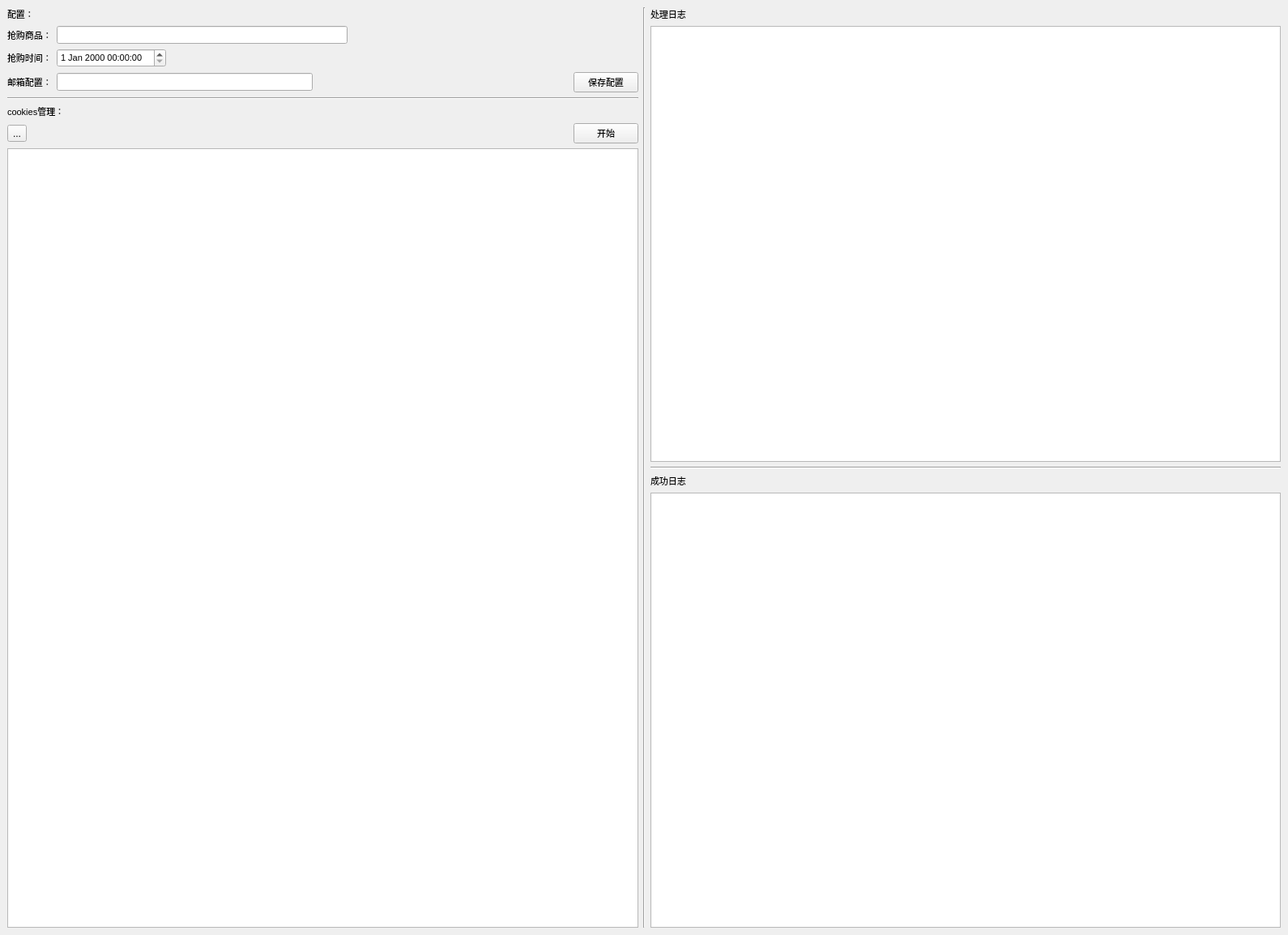
<?xml version="1.0" encoding="UTF-8"?>
<ui version="4.0">
 <class>MainWindow</class>
 <widget class="QMainWindow" name="MainWindow">
  <property name="geometry">
   <rect>
    <x>0</x>
    <y>0</y>
    <width>1590</width>
    <height>1154</height>
   </rect>
  </property>
  <property name="windowTitle">
   <string>MainWindow</string>
  </property>
  <widget class="QWidget" name="centralwidget">
   <layout class="QHBoxLayout" name="horizontalLayout_4">
    <item>
     <layout class="QHBoxLayout" name="horizontalLayout_3">
      <item>
       <layout class="QVBoxLayout" name="verticalLayout">
        <item>
         <widget class="QLabel" name="label">
          <property name="font">
           <font>
            <pointsize>8</pointsize>
           </font>
          </property>
          <property name="text">
           <string>配置：</string>
          </property>
         </widget>
        </item>
        <item>
         <layout class="QHBoxLayout" name="horizontalLayout">
          <item>
           <widget class="QLabel" name="label_4">
            <property name="font">
             <font>
              <pointsize>8</pointsize>
             </font>
            </property>
            <property name="text">
             <string>抢购商品：</string>
            </property>
           </widget>
          </item>
          <item>
           <widget class="QLineEdit" name="lineEdit"/>
          </item>
          <item>
           <spacer name="horizontalSpacer">
            <property name="orientation">
             <enum>Qt::Horizontal</enum>
            </property>
            <property name="sizeHint" stdset="0">
             <size>
              <width>40</width>
              <height>20</height>
             </size>
            </property>
           </spacer>
          </item>
         </layout>
        </item>
        <item>
         <layout class="QHBoxLayout" name="horizontalLayout_2">
          <item>
           <widget class="QLabel" name="label_5">
            <property name="sizePolicy">
             <sizepolicy hsizetype="Fixed" vsizetype="Preferred">
              <horstretch>0</horstretch>
              <verstretch>0</verstretch>
             </sizepolicy>
            </property>
            <property name="font">
             <font>
              <pointsize>8</pointsize>
             </font>
            </property>
            <property name="text">
             <string>抢购时间：</string>
            </property>
           </widget>
          </item>
          <item>
           <widget class="QDateTimeEdit" name="dateTimeEdit">
            <property name="font">
             <font>
              <pointsize>8</pointsize>
             </font>
            </property>
           </widget>
          </item>
          <item>
           <spacer name="horizontalSpacer_2">
            <property name="orientation">
             <enum>Qt::Horizontal</enum>
            </property>
            <property name="sizeHint" stdset="0">
             <size>
              <width>40</width>
              <height>20</height>
             </size>
            </property>
           </spacer>
          </item>
         </layout>
        </item>
        <item>
         <layout class="QHBoxLayout" name="horizontalLayout_5">
          <item>
           <widget class="QLabel" name="label_7">
            <property name="font">
             <font>
              <pointsize>8</pointsize>
             </font>
            </property>
            <property name="text">
             <string>邮箱配置：</string>
            </property>
           </widget>
          </item>
          <item>
           <widget class="QLineEdit" name="lineEdit_2"/>
          </item>
          <item>
           <spacer name="horizontalSpacer_3">
            <property name="orientation">
             <enum>Qt::Horizontal</enum>
            </property>
            <property name="sizeHint" stdset="0">
             <size>
              <width>40</width>
              <height>20</height>
             </size>
            </property>
           </spacer>
          </item>
          <item>
           <widget class="QPushButton" name="pushButton_2">
            <property name="font">
             <font>
              <pointsize>8</pointsize>
             </font>
            </property>
            <property name="text">
             <string>保存配置</string>
            </property>
           </widget>
          </item>
         </layout>
        </item>
        <item>
         <widget class="Line" name="line_2">
          <property name="orientation">
           <enum>Qt::Horizontal</enum>
          </property>
         </widget>
        </item>
        <item>
         <widget class="QLabel" name="label_6">
          <property name="font">
           <font>
            <pointsize>8</pointsize>
           </font>
          </property>
          <property name="text">
           <string>cookies管理：</string>
          </property>
         </widget>
        </item>
        <item>
         <layout class="QHBoxLayout" name="horizontalLayout_6">
          <item>
           <widget class="QToolButton" name="toolButton">
            <property name="text">
             <string>...</string>
            </property>
           </widget>
          </item>
          <item>
           <spacer name="horizontalSpacer_4">
            <property name="orientation">
             <enum>Qt::Horizontal</enum>
            </property>
            <property name="sizeHint" stdset="0">
             <size>
              <width>40</width>
              <height>20</height>
             </size>
            </property>
           </spacer>
          </item>
          <item>
           <widget class="QPushButton" name="pushButton_3">
            <property name="font">
             <font>
              <pointsize>8</pointsize>
             </font>
            </property>
            <property name="text">
             <string>开始</string>
            </property>
           </widget>
          </item>
         </layout>
        </item>
        <item>
         <widget class="QTableView" name="tableView"/>
        </item>
       </layout>
      </item>
      <item>
       <widget class="Line" name="line">
        <property name="orientation">
         <enum>Qt::Vertical</enum>
        </property>
       </widget>
      </item>
      <item>
       <layout class="QVBoxLayout" name="verticalLayout_2">
        <item>
         <widget class="QLabel" name="label_2">
          <property name="font">
           <font>
            <pointsize>8</pointsize>
           </font>
          </property>
          <property name="text">
           <string>处理日志</string>
          </property>
         </widget>
        </item>
        <item>
         <widget class="QPlainTextEdit" name="plainTextEdit"/>
        </item>
        <item>
         <widget class="Line" name="line_3">
          <property name="orientation">
           <enum>Qt::Horizontal</enum>
          </property>
         </widget>
        </item>
        <item>
         <widget class="QLabel" name="label_3">
          <property name="font">
           <font>
            <pointsize>8</pointsize>
           </font>
          </property>
          <property name="text">
           <string>成功日志</string>
          </property>
         </widget>
        </item>
        <item>
         <widget class="QPlainTextEdit" name="plainTextEdit_2"/>
        </item>
       </layout>
      </item>
     </layout>
    </item>
   </layout>
  </widget>
  <widget class="QMenuBar" name="menubar">
   <property name="geometry">
    <rect>
     <x>0</x>
     <y>0</y>
     <width>1590</width>
     <height>22</height>
    </rect>
   </property>
  </widget>
 </widget>
 <resources/>
 <connections/>
</ui>
